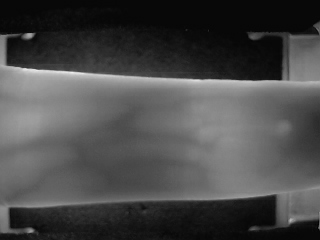
%> input picture TBVS/FingerVeinDatabase/006/left/ring_2.bmp, 320 x 240 px
$ octave triBranchSteps.m   (GNU Octave 9; MATLAB toolbox functions it lacks are replaced by stand-ins)
%> lines starting %> are read from the running program, lines starting %| are printed output that depends on the picture; in (x1, y1, x2, y2) boxes, pixels count from 0 and x2, y2 are one past the last pixel; in counts of white or black regions, pixels touching at a corner belong together; the program's own positions count from 1
### TBVS/dependencies/mathworks/lee_region.m
function [region, edges] = lee_region(img, mask_h, mask_w)
%> called with mask_h = 4, mask_w = 40
% Localise the finger region

% Parameters:
%  img    - Input vascular image
%  mask_h - Height of the mask
%  mask_w - Width of the mask

% Returns:
%  region - Binary mask indicating the finger region
%  edges  - Matrix containing two rows, first row corresponds to the
%           y-positions of the upper finger edge and the second row
%           corresponds to the y-positions of the lower finger edge.

% Reference:
% Finger vein recognition using minutia-based alignment and local binary
%   pattern-based feature extraction
% E.C. Lee, H.C. Lee and K.R. Park
% International Journal of Imaging Systems and Technology
%   Volume 19, Issue 3, September 2009, Pages 175-178
% doi: 10.1002/ima.20193

% Author:  Bram Ton <b.t.ton@alumnus.utwente.nl>
% Date:    20th March 2012
% License: Simplified BSD License

[img_h, img_w] = size(img);
%> img_h = 240; img_w = 320

% Determine lower half starting point
if mod(img_h,2) == 0
    half_img_h = img_h/2 + 1;
%> half_img_h = 121
else
    half_img_h = ceil(img_h/2);
end

% Construct mask for filtering
mask = zeros(mask_h,mask_w);
mask(1:mask_h/2,:) = -1;
mask(mask_h/2 + 1:end,:) = 1;

% Filter image using mask
img_filt = imfilter(img, mask,'replicate');
%figure; imshow(img_filt)

% Upper part of filtred image
img_filt_up = img_filt(1:floor(img_h/2),:);
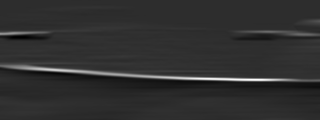
%> img_filt_up: size 120x320 double; min -8.67, max 40, mean 0.6; drawn with min black and max white
[~, y_up] = max(img_filt_up);
%> y_up = 320 values, max 81 at index 292, min 34 at index 1, mean 72.21

% Lower part of filtred image
img_filt_lo = img_filt(half_img_h:end,:);
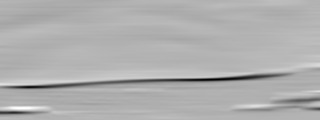
%> img_filt_lo: size 120x320 double; min -21.58, max 9.07, mean -0.505; drawn with min black and max white
[~,y_lo] = min(img_filt_lo);
%> y_lo = 320 values, max 113 at index 1, min 75 at index 283, mean 85.82

% Fill region between upper and lower edges
region = zeros(size(img));
for i=1:img_w
    region(y_up(i):y_lo(i)+size(img_filt_lo,1), i) = 1;
end
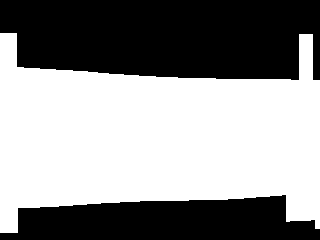
%> region: size 240x320 double; values 0 (black) and 1 (white), 56.1% white; 2 black regions, box (x1, y1, x2, y2) and area: (0, 0, 320, 80) 22786, (0, 195, 320, 240) 10937

% Save y-position of finger edges
edges = zeros(2,img_w);
edges(1,:) = y_up;
edges(2,:) = round(y_lo + size(img_filt_lo,1));

### TBVS/dependencies/mathworks/miura_max_curvature.m
function veins = miura_max_curvature(img, fvr, sigma)
%> called with sigma = 3
% Maximum curvature method

% Parameters:
%  img    - Input vascular image
%  fvr    - Finger vein region
%  sigma  - Sigma used for determining derivatives

% Returns:
%  veins - Vein image

% Reference:
% Extraction of finger-vein patterns using maximum curvature points in
%   image profiles
% N. Miura, A. Nagasaka, and T. Miyatake
% IAPR conference on machine vision applications 9 (2005), pp. 347--350

% Author:  Bram Ton <b.t.ton@alumnus.utwente.nl>
% Date:    20th December 2011
% License: Simplified BSD License

% Changelog:
% 2012/01/10 - Speed enhancement by rewriting diag() functions
%              with linear indices.

% Construct filter kernels
winsize = ceil(4*sigma);
[X,Y] = meshgrid(-winsize:winsize, -winsize:winsize);

h = (1/(2*pi*sigma^2)).*exp(-(X.^2 + Y.^2)/(2*sigma^2));
hx = (-X/(sigma^2)).*h;
hxx = ((X.^2 - sigma^2)/(sigma^4)).*h;
hy = hx';
hyy = hxx';
hxy = ((X.*Y)/(sigma^4)).*h;

% Do the actual filtering
fx  = imfilter(img, hx,  'replicate', 'conv');
fxx = imfilter(img, hxx, 'replicate', 'conv');
fy  = imfilter(img, hy,  'replicate', 'conv');
fyy = imfilter(img, hyy, 'replicate', 'conv');
fxy = imfilter(img, hxy, 'replicate', 'conv');
f1  = 0.5*sqrt(2)*(fx + fy); % \
f2  = 0.5*sqrt(2)*(fx - fy); % /
f11 = 0.5*fxx + fxy + 0.5*fyy; % \\
f22 = 0.5*fxx - fxy + 0.5*fyy; % //
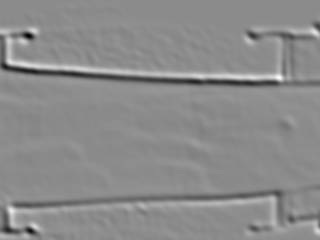
%> f22: size 240x320 double; min -0.0155, max 0.0128, mean -1.12e-05; drawn with min black and max white

[img_h, img_w] = size(img); % Image height and width

%% Calculate curvatures
k = zeros(img_h, img_w, 4);
k(:,:,1) = (fxx./((1 + fx.^2).^(3/2))).*fvr; % hor
k(:,:,2) = (fyy./((1 + fy.^2).^(3/2))).*fvr; % ver
k(:,:,3) = (f11./((1 + f1.^2).^(3/2))).*fvr; % \
k(:,:,4) = (f22./((1 + f2.^2).^(3/2))).*fvr; % /
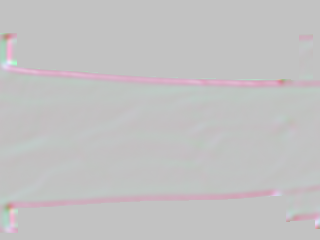
%> k: size 240x320x4 double; mean R, G, B, A -1.03e-05, -0.000417, -0.00021, -0.000218; transparent parts drawn white

%% Scores
%V = zeros(img_h, img_w, 4);
Vt = zeros(img_h, img_w, 4);
Wr = 0;

% Horizontal direction
bla = k(:,:,1) > 0;
%> bla: size 240x320 logical; 25.2% white; 52 white regions (20 under 20 px), largest, box (x1, y1, x2, y2) and area: (104, 75, 198, 202) 5482, (241, 79, 320, 229) 5057, (69, 71, 121, 205) 2632
for y=1:img_h
    for x=1:img_w
        if(bla(y,x))
            Wr = Wr + 1;
        end

        if ( Wr > 0 && (x == img_w || ~bla(y,x)) )
            if (x == img_w)
                % Reached edge of image
                pos_end = x;
            else
                pos_end = x - 1;
            end

            pos_start = pos_end - Wr + 1; % Start pos of concave
            [~, I] = max(k(y, pos_start:pos_end,1));
            pos_max = pos_start + I - 1;
            Scr = k(y,pos_max,1)*Wr;
            %V(y,pos_max,1) = V(y,pos_max,1) + Scr;
            Vt(y,pos_max) = Vt(y,pos_max) + Scr;
            Wr = 0;
        end
    end
end
%> after the loop, I = 3; Scr = 0.0115; Wr = 0; pos_end = 16; pos_max = 13; pos_start = 11

% Vertical direction
bla = k(:,:,2) > 0;
%> bla: size 240x320 logical; 28.9% white; 27 white regions (17 under 20 px), largest, box (x1, y1, x2, y2) and area: (0, 70, 320, 205) 20625, (286, 192, 320, 215) 470, (0, 39, 17, 66) 374
for x=1:img_w
    for y=1:img_h
        if(bla(y,x))
            Wr = Wr + 1;
        end

        if ( Wr > 0 && (y == img_h || ~bla(y,x)) )
            if (x == img_h)
                % Reached edge of image
                pos_end = y;
            else
                pos_end = y - 1;
            end

            pos_start = pos_end - Wr + 1; % Start pos of concave
            [~, I] = max(k(pos_start:pos_end,x,2));
            pos_max = pos_start + I - 1;
            Scr = k(pos_max,x,2)*Wr;
            %V(pos_max,x,2) = V(pos_max,x,2) + Scr;
            Vt(pos_max,x) = Vt(pos_max,x) + Scr;
            Wr = 0;
        end
    end
end
%> Vt: size 240x320x4 double; mean R, G, B, A 0.000564, 0, 0, 0
%> after the loop, Scr = 0.0288; pos_end = 224; pos_max = 222; pos_start = 220

% Direction: \
bla = k(:,:,3) > 0;
%> bla: size 240x320 logical; 27.7% white; 36 white regions (22 under 20 px), largest, box (x1, y1, x2, y2) and area: (0, 76, 320, 205) 19421, (286, 192, 320, 219) 481, (0, 37, 17, 81) 423
for start=1:(img_w+img_h-1)
    % Initial values
    if (start <= img_w)
        x = start;
        y = 1;
    else
        x = 1;
        y = start - img_w + 1;
    end
    done = false;

    while ~done
        if(bla(y,x))
            Wr = Wr + 1;
        end

        if ( Wr > 0 && (y == img_h || x == img_w || ~bla(y,x)) )
            if (y == img_h || x == img_w)
                % Reached edge of image
                pos_x_end = x;
                pos_y_end = y;
            else
                pos_x_end = x - 1;
                pos_y_end = y - 1;
            end
            pos_x_start = pos_x_end - Wr + 1;
            pos_y_start = pos_y_end - Wr + 1;

            %d = diag(k(pos_y_start:pos_y_end, pos_x_start:pos_x_end, 3));
            % More efficient implementation than diag(..)
            d = k(((pos_x_start-1)*img_h + pos_y_start + 2*img_w*img_h):(img_h + 1):((pos_x_end-1)*img_h + pos_y_end + 2*img_w*img_h));
            [~, I] = max(d);
            pos_x_max = pos_x_start + I - 1;
            pos_y_max = pos_y_start + I - 1;
            Scr = k(pos_y_max,pos_x_max,3)*Wr;
            %V(pos_y_max,pos_x_max,3) = V(pos_y_max,pos_x_max,3) + Scr;
            Vt(pos_y_max,pos_x_max) = Vt(pos_y_max,pos_x_max) + Scr;
            Wr = 0;
        end

        if((x == img_w) || (y == img_h))
            done = true;
        else
            x = x + 1;
            y = y + 1;
        end
    end
end
%> Vt: size 240x320x4 double; mean R, G, B, A 0.000801, 0, 0, 0
%> after the loop, I = 1; Scr = 0.000163; d = 0.000163; pos_x_end = 10; pos_x_max = 10; pos_x_start = 10; pos_y_end = 233; pos_y_max = 233; pos_y_start = 233; x = 1; y = 240

% Direction: /
bla = k(:,:,4) > 0;
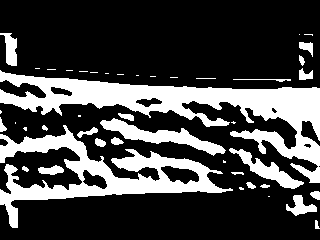
%> bla: size 240x320 logical; 26.7% white; 44 white regions (20 under 20 px), largest, box (x1, y1, x2, y2) and area: (0, 70, 320, 183) 9789, (0, 125, 233, 228) 6541, (100, 118, 226, 156) 1407
for start=1:(img_w+img_h-1)
    % Initial values
    if (start <= img_w)
        x = start;
        y = img_h;
    else
        x = 1;
        y = img_w+img_h-start;
    end
    done = false;

    while ~done
        if(bla(y,x))
            Wr = Wr + 1;
        end

        if ( Wr > 0 && (y == 1 || x == img_w || ~bla(y,x)) )
            if (y == 1 || x == img_w)
                % Reached edge of image
                pos_x_end = x;
                pos_y_end = y;
            else
                pos_x_end = x - 1;
                pos_y_end = y + 1;
            end
            pos_x_start = pos_x_end - Wr + 1;
            pos_y_start = pos_y_end + Wr - 1;

            %d = diag(flipud(k(pos_y_end:pos_y_start, pos_x_start:pos_x_end, 4)));
            % More efficient implementation than diag(flipud(..))
            d = k(((pos_x_start-1)*img_h + pos_y_start + 3*img_w*img_h):(img_h - 1):((pos_x_end-1)*img_h + pos_y_end + 3*img_w*img_h));
            [~, I] = max(d);
            pos_x_max = pos_x_start + I - 1;
            pos_y_max = pos_y_start - I + 1;
            Scr = k(pos_y_max,pos_x_max,4)*Wr;
            %V(pos_y_max,pos_x_max,4) = V(pos_y_max,pos_x_max,4) + Scr;
            Vt(pos_y_max,pos_x_max) = Vt(pos_y_max,pos_x_max) + Scr;
            Wr = 0;
        end

        if((x == img_w) || (y == 1))
            done = true;
        else
            x = x + 1;
            y = y - 1;
        end
    end
end
%> Vt: size 240x320x4 double; mean R, G, B, A 0.00103, 0, 0, 0
%> after the loop, Scr = 0.00298; d = 0.00298; pos_x_end = 1; pos_x_max = 1; pos_x_start = 1; pos_y_end = 34; pos_y_max = 34; pos_y_start = 34; x = 1; y = 1

%Vt = V(:,:,1) + V(:,:,2) + V(:,:,3) + V(:,:,4);

%% Connection of vein centres
Cd = zeros(img_h, img_w, 4);
for x=3:img_w-3
    for y=3:img_h-3
        Cd(y,x,1) = min(max(Vt(y,x+1),  Vt(y,x+2))  ,...
            max(Vt(y,x-1),  Vt(y,x-2)));   % Hor
        Cd(y,x,2) = min(max(Vt(y+1,x),  Vt(y+2,x))  ,...
            max(Vt(y-1,x),  Vt(y-2,x)));   % Vert
        Cd(y,x,3) = min(max(Vt(y-1,x-1),Vt(y-2,x-2)),...
            max(Vt(y+1,x+1),Vt(y+2,x+2))); % \
        Cd(y,x,4) = min(max(Vt(y+1,x-1),Vt(y+2,x-2)),...
            max(Vt(y-1,x+1),Vt(y-2,x+2))); % /
    end
end

veins = max(Cd,[],3);

### TBVS/triBranchSteps.m
% clear all;
% close all;
% clc;
figure
%WVP = Whole vein Pattern Segmentation & Extraction
img = im2double(rgb2gray(imread('ring_2.bmp')));

fvr = lee_region(img,4,40);    % Get finger region

% Extract veins using maximum curvature method
sigma = 3; % Parameter
v_max_curvature = miura_max_curvature(img,fvr,sigma);

% Binarise the vein image
md = median(v_max_curvature(v_max_curvature>0));
%> md = 0.00307
v_max_curvature_bin = v_max_curvature > md;
%> v_max_curvature_bin: size 240x320 logical; 5.2% white in thin lines or dots, all inside (x1, y1, x2, y2) = (2, 33, 317, 232)
% End of Segmentation & Extraction

%wvp = imbinarize(rgb2gray(imread('Capture.png')));
wvp = wiener2(v_max_curvature_bin,[7 7]);
%> wvp: size 240x320 logical; 27.1% white; 20 white regions, largest, box (x1, y1, x2, y2) and area: (0, 30, 320, 235) 17086, (270, 170, 320, 231) 1427, (0, 92, 76, 108) 715
%h = fspecial('gaussian',11,4);
h = fspecial('gaussian');
wvp = imfilter(wvp,h);


% Thinning of finger vein
thinnedImg = bwmorph(wvp,'thin',Inf);
%> thinnedImg: size 240x320 logical; 2.6% white in thin lines or dots, all inside (x1, y1, x2, y2) = (3, 35, 317, 230)

% Denoising to remove burr from the image
E = bwmorph(thinnedImg, 'endpoints');
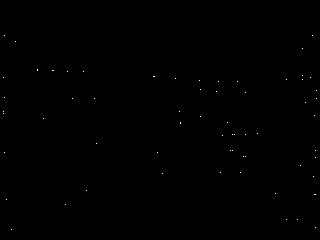
%> E: size 240x320 logical; 0.09% white in thin lines or dots, all inside (x1, y1, x2, y2) = (3, 35, 317, 230)
[y,x] = find(E);
%> y = 68 values from 36 to 230; x = 68 values from 4 to 317
mask1 = false(size(thinnedImg));
for k = 1:numel(x)
%> (the run ends here)
